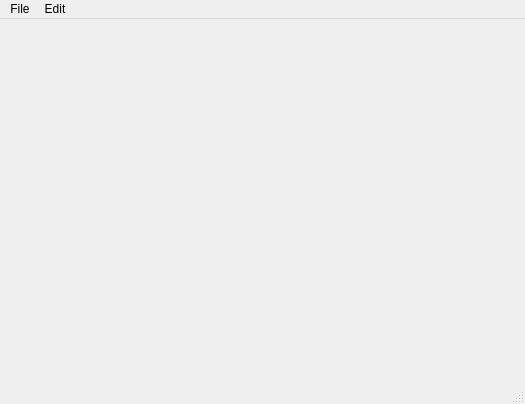
<?xml version="1.0" encoding="UTF-8"?>
<ui version="4.0">
 <class>MainWindow</class>
 <widget class="QMainWindow" name="MainWindow">
  <property name="geometry">
   <rect>
    <x>0</x>
    <y>0</y>
    <width>525</width>
    <height>404</height>
   </rect>
  </property>
  <property name="windowTitle">
   <string>KitCAT</string>
  </property>
  <widget class="QWidget" name="centralwidget"/>
  <widget class="QMenuBar" name="menubar">
   <property name="geometry">
    <rect>
     <x>0</x>
     <y>0</y>
     <width>525</width>
     <height>23</height>
    </rect>
   </property>
   <widget class="QMenu" name="menuFile">
    <property name="title">
     <string>File</string>
    </property>
   </widget>
   <widget class="QMenu" name="menuEdit">
    <property name="title">
     <string>Edit</string>
    </property>
   </widget>
   <addaction name="menuFile"/>
   <addaction name="menuEdit"/>
  </widget>
  <widget class="QStatusBar" name="statusbar"/>
 </widget>
 <resources/>
 <connections/>
</ui>
